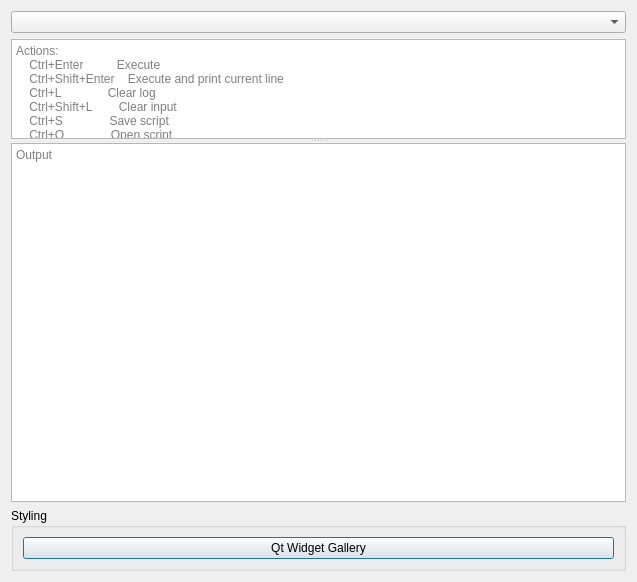
<?xml version="1.0" encoding="UTF-8"?>
<ui version="4.0">
 <class>Dialog</class>
 <widget class="QDialog" name="Dialog">
  <property name="geometry">
   <rect>
    <x>0</x>
    <y>0</y>
    <width>637</width>
    <height>582</height>
   </rect>
  </property>
  <property name="windowTitle">
   <string>qt_misc_debug_console</string>
  </property>
  <property name="windowIcon">
   <iconset>
    <normaloff>:/icons/learnrecur.png</normaloff>:/icons/learnrecur.png</iconset>
  </property>
  <layout class="QVBoxLayout" name="verticalLayout">
   <item>
    <widget class="QComboBox" name="script">
     <property name="currentText">
      <string notr="true"/>
     </property>
     <property name="currentIndex">
      <number>-1</number>
     </property>
    </widget>
   </item>
   <item>
    <widget class="QSplitter" name="splitter">
     <property name="orientation">
      <enum>Qt::Vertical</enum>
     </property>
     <property name="childrenCollapsible">
      <bool>false</bool>
     </property>
     <widget class="QPlainTextEdit" name="text">
      <property name="sizePolicy">
       <sizepolicy hsizetype="Expanding" vsizetype="Expanding">
        <horstretch>0</horstretch>
        <verstretch>1</verstretch>
       </sizepolicy>
      </property>
      <property name="minimumSize">
       <size>
        <width>0</width>
        <height>100</height>
       </size>
      </property>
      <property name="maximumSize">
       <size>
        <width>16777215</width>
        <height>1677215</height>
       </size>
      </property>
      <property name="lineWrapMode">
       <enum>QPlainTextEdit::NoWrap</enum>
      </property>
      <property name="placeholderText">
       <string notr="true">Actions:
    Ctrl+Enter          Execute
    Ctrl+Shift+Enter    Execute and print current line
    Ctrl+L              Clear log
    Ctrl+Shift+L        Clear input
    Ctrl+S              Save script
    Ctrl+O              Open script
    Ctrl+D              Delete script

Locals:
    mw: AnkiQt                          Main window
    card: Callable[[], Card | None]     Reviewer card
    bcard: Callable[[], Card | None]    Browser card
    pp: Callable[[object], None]        Pretty print</string>
      </property>
     </widget>
     <widget class="QPlainTextEdit" name="log">
      <property name="sizePolicy">
       <sizepolicy hsizetype="Expanding" vsizetype="MinimumExpanding">
        <horstretch>0</horstretch>
        <verstretch>8</verstretch>
       </sizepolicy>
      </property>
      <property name="minimumSize">
       <size>
        <width>0</width>
        <height>150</height>
       </size>
      </property>
      <property name="focusPolicy">
       <enum>Qt::ClickFocus</enum>
      </property>
      <property name="readOnly">
       <bool>true</bool>
      </property>
      <property name="placeholderText">
       <string notr="true">Output</string>
      </property>
     </widget>
    </widget>
   </item>
   <item>
    <widget class="QGroupBox" name="groupBox">
     <property name="title">
      <string notr="true">Styling</string>
     </property>
     <layout class="QVBoxLayout" name="verticalLayout_2">
      <item>
       <widget class="QPushButton" name="widgetsButton">
        <property name="text">
         <string notr="true">Qt Widget Gallery</string>
        </property>
       </widget>
      </item>
     </layout>
    </widget>
   </item>
  </layout>
 </widget>
 <tabstops>
  <tabstop>text</tabstop>
  <tabstop>widgetsButton</tabstop>
  <tabstop>script</tabstop>
 </tabstops>
 <resources/>
 <connections/>
</ui>
